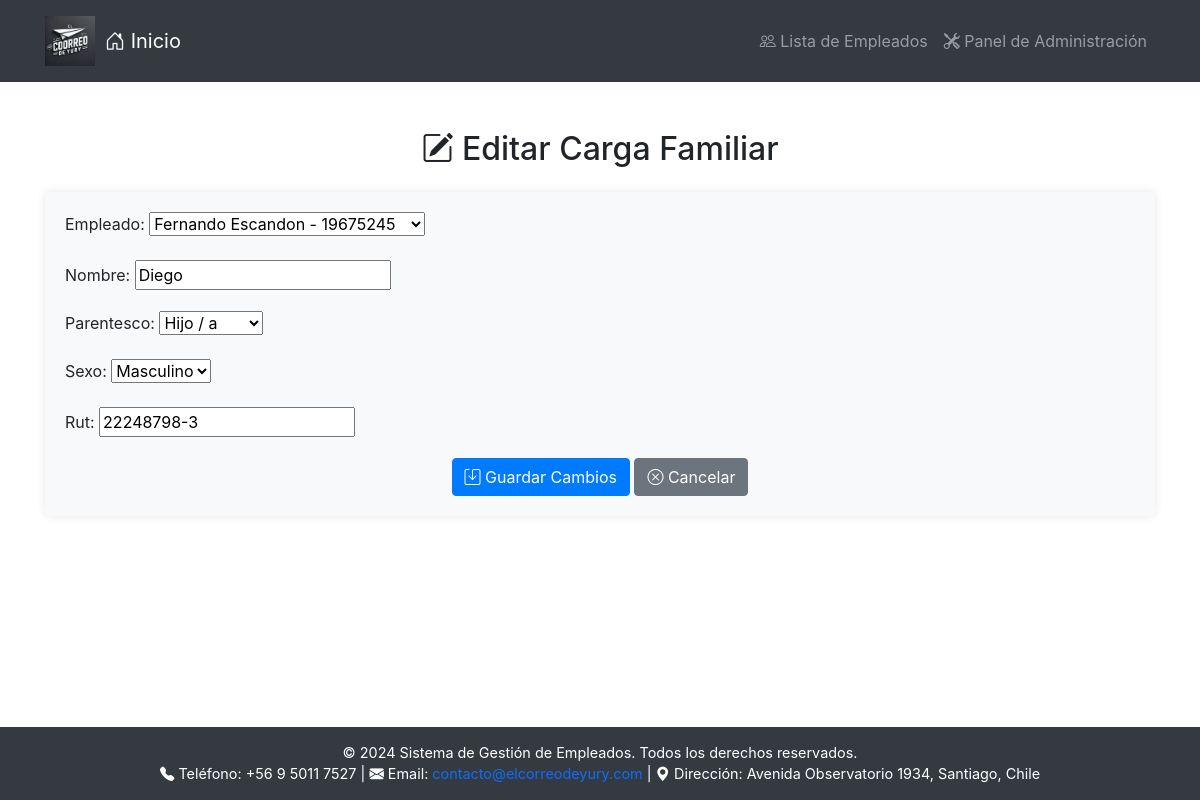
Screenshot of /empleados/cargas/1/editar/ with the database file from the repository.
### empleados/models.py (models this page shows, shortened)
class CargaFamiliar(models.Model):
    empleado = models.ForeignKey(Empleado, on_delete=models.CASCADE, related_name='cargas_familiares')
    nombre = models.CharField(max_length=255)
    parentesco = models.ForeignKey(Parentesco, on_delete=models.SET_NULL, null=True, related_name='cargas_familiares')
    sexo = models.CharField(max_length=1, choices=[('M', 'Masculino'), ('F', 'Femenino')])
    rut = models.CharField(max_length=12)

class Empleado(models.Model):
    user = models.OneToOneField(User, on_delete=models.CASCADE, related_name='empleado', null=True, blank=True)
    nombre_completo = models.CharField(max_length=255)
    rut = models.IntegerField(unique=True, db_index=True)
    digito_verificador = models.CharField(max_length=1, unique=True, null=True, default='0')
    sexo = models.CharField(max_length=1, choices=[('M', 'Masculino'), ('F', 'Femenino')])
    direccion = models.CharField(max_length=255)
    telefono = models.CharField(max_length=20)
    calle = models.CharField(max_length=150, default="Sin Calle")
    numero = models.CharField(max_length=10, default=0)
    departamento_piso = models.CharField(max_length=50, null=True, blank=True)
    ciudad = models.CharField(max_length=100, choices=CIUDADES_CHOICES, db_index=True, default="Santiago")
    region = models.CharField(max_length=100, choices=REGIONES_CHOICES, db_index=True, default="Región Metropolitana de Santiago")
    cargo = models.ForeignKey(Cargo, on_delete=models.SET_NULL, null=True, related_name='empleados')
    fecha_ingreso = models.DateField(default=timezone.now)
    area = models.ForeignKey(Area, on_delete=models.SET_NULL, null=True, related_name='empleados')
    departamento = models.ForeignKey(Departamento, on_delete=models.SET_NULL, null=True, related_name='empleados')
    def __str__(self):
        return f"{self.nombre_completo} - {self.rut}"

### empleados/views.py (the view)
# urls.py: path('cargas/<int:carga_id>/editar/', views.editar_carga_familiar, name='editar_carga_familiar'),  # Nueva ruta
def editar_carga_familiar(request, carga_id):
    carga = get_object_or_404(CargaFamiliar, pk=carga_id)
    if request.method == 'POST':
        form = CargaFamiliarForm(request.POST, instance=carga)
        if form.is_valid():
            form.save()
            return redirect('listar_cargas_familiares', empleado_id=carga.empleado.id)
    else:
        form = CargaFamiliarForm(instance=carga)
    return render(request, 'empleados/editar_carga_familiar.html', {'form': form, 'carga': carga})

### empleados/forms.py
class CargaFamiliarForm(forms.ModelForm):
    class Meta:
        model = CargaFamiliar
        fields = '__all__'

### empleados/models.py (called while the page is built)
    def __str__(self):
        return self.nombre

### templates/empleados/editar_carga_familiar.html (shortened to what this page needs)
<!DOCTYPE html>
<html lang="es">
<head>
    <link rel="stylesheet" href="https://stackpath.bootstrapcdn.com/bootstrap/4.5.2/css/bootstrap.min.css">
    <link rel="stylesheet" href="https://cdnjs.cloudflare.com/ajax/libs/bootstrap-icons/1.10.5/font/bootstrap-icons.min.css">
    {% load static %}
</head>
<body>
    <nav class="navbar navbar-expand-lg navbar-dark" style="background-color: #343a40; padding: 1em 0;">
        <div class="container">
            <img src="{% static 'images/logo.webp' %}" alt="Logotipo" style="max-width: 50px; margin-right: 10px;">
            <a class="navbar-brand" href="/"><i class="bi bi-house-door"></i> Inicio</a>
            <div class="collapse navbar-collapse" id="navbarNav">
                <ul class="navbar-nav ml-auto">
                    <li class="nav-item">
                        <a class="nav-link" href="{% url 'empleado-list' %}"><i class="bi bi-people"></i> Lista de Empleados</a>
                    </li>
                    <li class="nav-item">
                        <a class="nav-link" href="{% url 'admin:index' %}"><i class="bi bi-tools"></i> Panel de Administración</a>
                    </li>
                </ul>
            </div>
        </div>
    </nav>
    <div class="container mt-5 content">
        <h2 class="text-center mb-4"><i class="bi bi-pencil-square"></i> Editar Carga Familiar </h2>
        <div class="form-section">
            <form method="post">
                {{ form.as_p }}
                <div class="text-center mt-3">
                    <button type="submit" class="btn btn-primary">
                        <i class="bi bi-save"></i> Guardar Cambios
                    </button>
                    <a href="{% url 'listar_cargas_familiares' carga.empleado.id %}" class="btn btn-secondary">
                        <i class="bi bi-x-circle"></i> Cancelar
                    </a>
                </div>
            </form>
        </div>
    </div>
    <footer class="footer mt-5">
        <div class="container">
            <p>&copy; 2024 Sistema de Gestión de Empleados. Todos los derechos reservados.</p>
            <p>
                <i class="bi bi-telephone-fill"></i> Teléfono: +56 9 5011 7527 |
                <i class="bi bi-envelope-fill"></i> Email: <a href="mailto:contacto@elcorreodeyury.com" style="color: #0d6efd;">contacto@elcorreodeyury.com</a> |
                <i class="bi bi-geo-alt-fill"></i> Dirección: Avenida Observatorio 1934, Santiago, Chile
            </p>
        </div>
    </footer>
</body>
</html>

### templates/empleados/editar_carga_familiar.html (style rules this page uses)
body { display: flex; flex-direction: column; min-height: 100vh; margin: 0; }
.content { flex: 1; }
footer { background-color: #343a40; color: white; padding: 15px 0; text-align: center; font-size: 0.9em; }
footer p { margin: 0; }
.form-section { background-color: #f8f9fa; padding: 20px; border-radius: 5px; box-shadow: 0 0 10px rgba(0, 0, 0, 0.1); }

### rows the page displays
CargaFamiliar: empleado "Fernando Escandon - 19675245", nombre "Diego", parentesco "Hijo / a", sexo "Masculino"
Empleado: rut "22248798-3"
